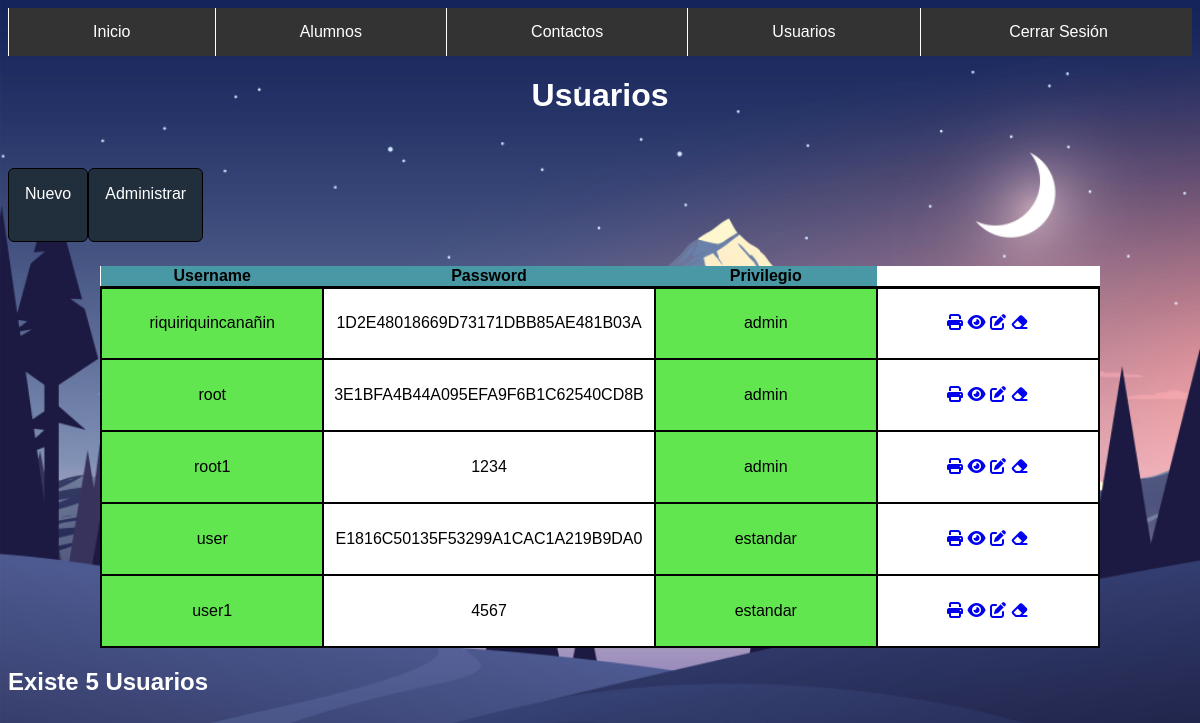
/usuarios1.php (signed in), run on the app's committed database.
### tables this page shows
CREATE TABLE `usuarios` (
  `username` varchar(60) NOT NULL,
  `password` varchar(100) NOT NULL,
  `privilegio` varchar(10) NOT NULL
);

### sesiones.php (called while the page is built, shortened)
<?php
    if (!isset($_SESSION['username'])){
        header("location:login.php");
    }else{
        $priv=$_SESSION['privilegio'];
    }
?>

### usuarios1.php (the view, shortened to what this page needs)
<?php
include_once('sesiones.php');
?>
<!DOCTYPE html>
<html>
<head>
	<link rel="stylesheet" href="estilos.css">
	<link rel="stylesheet" href="https://cdnjs.cloudflare.com/ajax/libs/font-awesome/6.1.2/css/all.min.css" />
</head>
<?php if($priv=="admin"){?>
<body class= "fondo_root">
<?php }?>
<?php
	include_once('header.php');
  ?>
    <h1 class="titulo_log">Usuarios</h1>
    <?php if($priv=="admin"){?>
    <div class="contenedor_enlace">
    <a href="usuarios.php" class="enlace_menu">Nuevo</a>
    <a href="usuarios1.php" class="enlace_menu">Administrar</a>
    </div>
    <?php }?>
		<div >
		  <table class="table">
			  <thead class="table_head">
			    <tr>
			      <th scope='col'>Username</th>
			      <th scope='col'>Password</th>
			      <th scope='col'>Privilegio</th>
			   </tr>
			</thead>
			<?php
                include_once("conectar_utd.php");
                $consulta = "SELECT * FROM usuarios";
                $resultado = mysqli_query($con, $consulta);
                if (mysqli_num_rows($resultado) > 0) {
                    while ($fila = mysqli_fetch_assoc($resultado)) {
                ?>
<tr>
<tbody>
                            <td class="table_data"><?php echo $fila['username'];?></td>
                            <td class="table_data"><?php echo $fila['password']; ?></td>
                            <td class="table_data"><?php echo $fila['privilegio'];?></td>
                                    <td class="table_data" colspan="2" >
                                    <a class="btn_acciones" href="imprimir_usu.php?matricula=<?php echo $fila['username']?>&password=<?php echo $fila['password']?>&privilegio=<?php echo $fila['privilegio']?>" target="_blank"><i class="fa-solid fa-print"></i></a>
                                    <a class="btn_acciones" href="visualizar_usu.php?id=<?php echo $fila['username']?>&password=<?php echo $fila['password']?>&privilegio=<?php echo $fila['privilegio']?>"><i class="fa-solid fa-eye"></i></a>
                                <?php if($priv=="admin"){?>
                                    <a class="btn_acciones" href="actualizar_usu.php?id=<?php echo $fila['username']?>&password=<?php echo $fila['password']?>&privilegio=<?php echo $fila['privilegio']?>"><i class="fa-solid fa-pen-to-square"></i></a>
                                    <a class="btn_acciones" href="eliminar_usu.php?username=<?php echo $fila['username']?>&password=<?php echo $fila['password']?>&privilegio=<?php echo $fila['privilegio']?>"><i class="fa-solid fa-eraser"></i></a>
                                <?php }?>
                                    </td>
                                    <?php } ?>
				   </tr>
		   <?php
			   }
		   ?>
		</tbody>
	    </table>
	   </div>
	   <h2 class="titulo_log2" >Existe <?php echo mysqli_num_rows($resultado); ?> Usuarios</h2>
</body>
</html>

### header.php (shortened to what this page needs)
<header>
        <nav class="nav_menu">
            <ul>
                <li><a  href="menu.php">Inicio</a></li>
                <?php if($priv=="admin"){?>
                <li><a  href="alumnos.php">Alumnos</a></li>
                <li><a  href="contactos.php">Contactos</a></li>
				        <li><a  href="usuarios.php">Usuarios</a></li>
                <?php }?>
                <li><a href="login.php"> <img src="img/cerrar2022.png" alt="" title="Cerrar Sesión"> Cerrar Sesión</a></li>
            </ul>
        </nav>
    </header>

### estilos.css (style rules this page uses)
.fondo_root { background-image: url('imagen6.jpg') ; background-repeat: no-repeat; background-attachment: fixed; background-size: cover; }
.contenedor_enlace { width: 100px; height: 100px; display: flex; }
.enlace_menu { font-family: Arial, Helvetica, sans-serif ; color: #fff; margin-top: 2rem; display: inline; margin-left: auto; margin-right: auto; background-color: #212F3D; border: 1px solid #000; border-radius: 6px; padding: 1rem; width: 20vmin; height: 5vmin; text-decoration: none; }
.titulo_log { text-align: center; font-family: Arial, Helvetica, sans-serif; color: #fff; font-size: 2em; }
.titulo_log2 { font-family: Arial, Helvetica, sans-serif; color: #fff; font-size: 1.5em; }
.nav_menu ul { list-style-type: none; margin: 0; padding: 0; overflow: hidden; background-color: #333; }
.nav_menu li { float: left; }
.nav_menu li a { display: block; color: white; font-family: Arial, Helvetica, sans-serif; text-align: center; padding: 14px 16px; text-decoration: none; }
.table { margin-top: 30px; margin-left: auto; margin-right: auto; text-align: center; border-collapse: collapse; background-color: #fff; font-family: Arial, Helvetica, sans-serif; }
.table_data { padding: 10px; border: 2px solid black; width: 200px; height: 50px; }
.table_head { padding: 10px; border-bottom: 3px solid black; background-color: #4998a5; }
.table td:nth-child(odd) { background-color: #62e650; }
header { width: 100%; position: sticky; top: 0; }
.nav_menu li { flex-grow: 1; text-align: center; border-left:1px solid #ffff ; }
.nav_menu ul { margin:0; list-style: none; padding: 0; display: flex; }
.nav_menu li a { display: block; padding: 15px 20px; text-decoration: none; color: white; }

### data on the page
usuarios: username "riquiriquincanañin", password "1D2E48018669D73171DBB85AE481B03A", privilegio "admin"
usuarios: username "root", password "3E1BFA4B44A095EFA9F6B1C62540CD8B", privilegio "admin"
usuarios: username "root1", password "1234", privilegio "admin"
usuarios: username "user", password "E1816C50135F53299A1CAC1A219B9DA0", privilegio "estandar"
usuarios: username "user1", password "4567", privilegio "estandar"

### other printed values
mysqli_num_rows($resultado) "5"
